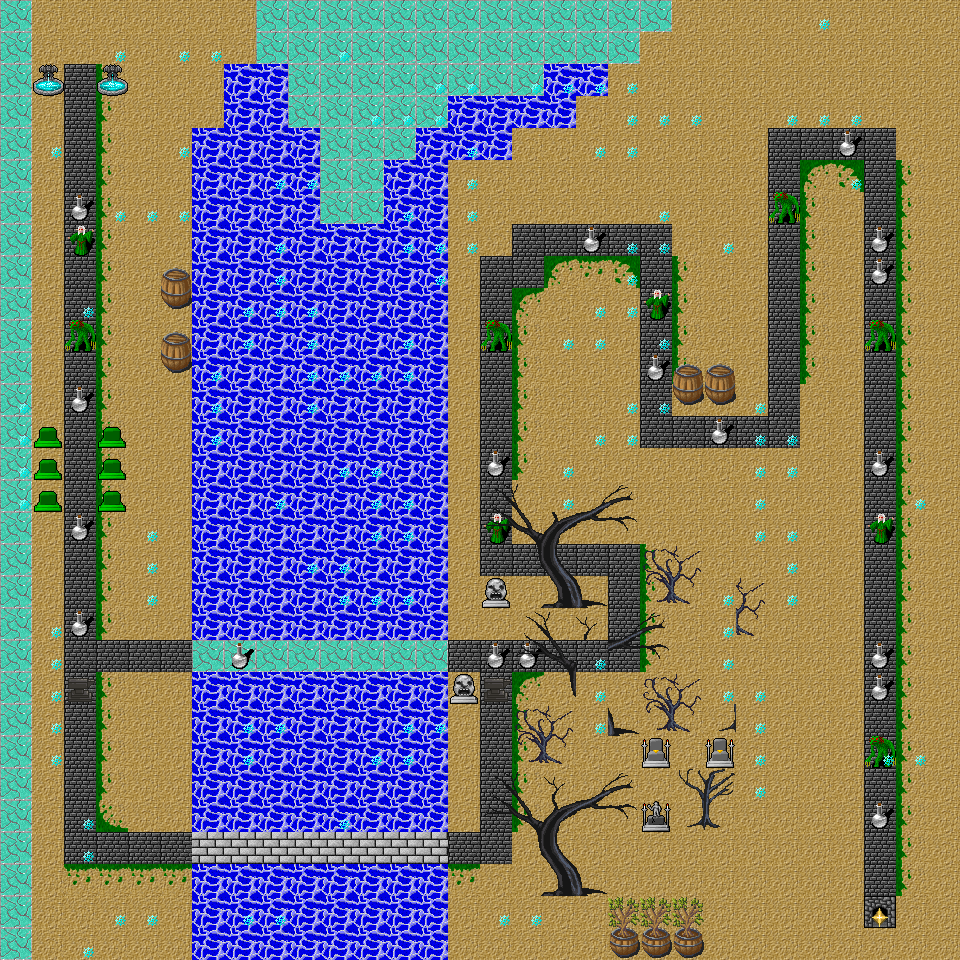

This game map was drawn from its Tiled (.tmx) file and the tilesets committed beside it. A one-line description and the trimmed map source follow:
An orthogonal 30x30 tile map with 32x32 px tiles, 3 tile layers (Tile Layer 1, Obstacles, Decorations), 4 tilesets.

<map version="1.0" orientation="orthogonal" renderorder="right-down" width="30" height="30" tilewidth="32" tileheight="32" nextobjectid="1">
 <tileset firstgid="1" name="DungeonCrawl_ProjectUtumnoTileset" tilewidth="32" tileheight="32" tilecount="3072">
  <image source="tiles/DungeonCrawl_ProjectUtumnoTileset.png" width="2048" height="1536" />
  <tile id="511">
   <animation>
    <frame tileid="670" duration="100" />
    <frame tileid="671" duration="100" />
    <frame tileid="672" duration="100" />
    <frame tileid="673" duration="100" />
    <frame tileid="674" duration="100" />
    <frame tileid="675" duration="100" />
    <frame tileid="676" duration="100" />
    <frame tileid="677" duration="100" />
   </animation>
  </tile>
 </tileset>
 <tileset firstgid="3073" name="hyptosis_tile-art-batch-1" tilewidth="32" tileheight="32" tilecount="900">
  <image source="tiles/hyptosis_tile-art-batch-1.png" width="960" height="960" />
 </tileset>
 <tileset firstgid="3973" name="hyptosis_til-art-batch-2" tilewidth="32" tileheight="32" tilecount="900">
  <image source="tiles/hyptosis_til-art-batch-2.png" width="960" height="960" />
 </tileset>
 <tileset firstgid="4873" name="lpc leaf recolors" tilewidth="32" tileheight="32" tilecount="20">
  <image source="tiles/lpc leaf recolors.png" width="128" height="160" />
  <tile id="12">
   <animation>
    <frame tileid="8" duration="100" />
    <frame tileid="9" duration="100" />
    <frame tileid="10" duration="100" />
    <frame tileid="11" duration="100" />
   </animation>
  </tile>
 </tileset>
 <layer name="Tile Layer 1" width="30" height="30">
  <data>[900 cells, 900 non-empty, 12 distinct tile ids]</data>
 </layer>
 <layer name="Obstacles" width="30" height="30">
  <data>[900 cells, 30 non-empty, 4 distinct tile ids]</data>
 </layer>
 <layer name="Decorations" width="30" height="30">
  <data>[900 cells, 236 non-empty, 40 distinct tile ids]</data>
 </layer>
</map>
